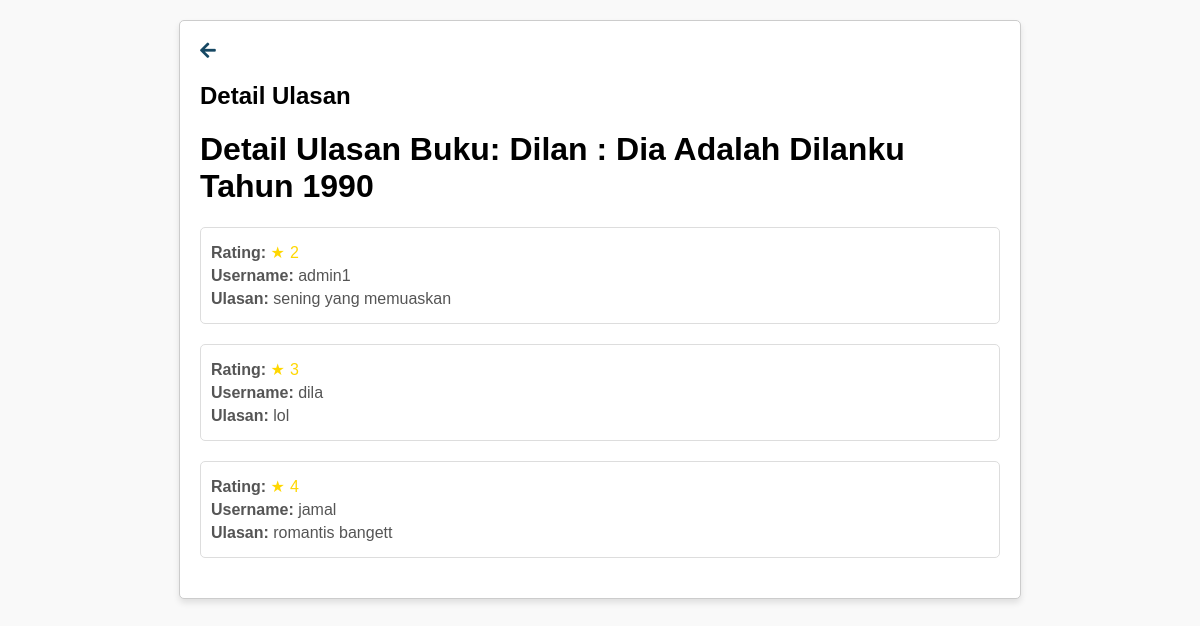
The page /admin/detail.php?id=12 (signed in) on the database its author committed.
### tables this page shows
CREATE TABLE `buku` (
  `buku_id` int(11) NOT NULL,
  `perpus_id` int(11) NOT NULL,
  `judul` varchar(100) NOT NULL,
  `cover` varchar(255) NOT NULL,
  `penulis` varchar(50) NOT NULL,
  `penerbit` varchar(50) NOT NULL,
  `tahun_terbit` int(11) NOT NULL,
  `deskripsi` varchar(10000) NOT NULL,
  `kategori_id` int(11) NOT NULL,
  `ketersediaan` int(50) NOT NULL,
  `file_pdf` varchar(1000) NOT NULL,
  `created_at` timestamp NOT NULL DEFAULT current_timestamp() ON UPDATE current_timestamp()
);

CREATE TABLE `buku_ulasan` (
  `ulasan_id` int(11) NOT NULL,
  `buku_id` int(11) NOT NULL,
  `user_id` int(11) NOT NULL,
  `ulasan` varchar(100) NOT NULL,
  `rating` int(11) NOT NULL,
  `created_at` timestamp NOT NULL DEFAULT current_timestamp() ON UPDATE current_timestamp()
);

CREATE TABLE `user` (
  `user_id` int(11) NOT NULL,
  `perpus_id` int(11) NOT NULL,
  `username` varchar(50) NOT NULL,
  `password` varchar(255) NOT NULL,
  `email` varchar(50) NOT NULL,
  `nama_lengkap` varchar(50) NOT NULL,
  `no_hp` varchar(50) NOT NULL,
  `alamat` varchar(50) NOT NULL,
  `role` varchar(50) NOT NULL,
  `created_at` timestamp NOT NULL DEFAULT current_timestamp() ON UPDATE current_timestamp()
);

### admin/detail.php (the view, shortened to what this page needs)
<!DOCTYPE html>
<html lang="en">
<head>
    <link rel="stylesheet" href="https://cdnjs.cloudflare.com/ajax/libs/font-awesome/5.15.4/css/all.min.css">
</head>
<body>
    <div class="container mt-4">
        <div class="back-btn">
            <a href="index_ulasan_buku.php"><i class="fas fa-arrow-left"></i></a>
        </div>
        <h2 class="text-center">Detail Ulasan</h2>
        <?php
        $servername = "localhost";
        $username = "root";
        $password = "";
        $dbname = "perpustakaan_digital";
        $conn = new mysqli($servername, $username, $password, $dbname);
        if (isset($_GET['id'])) {
            $buku_id = $_GET['id'];
            $query_buku = "SELECT judul FROM buku WHERE buku_id = $buku_id";
            $result_buku = $conn->query($query_buku);
            if ($result_buku->num_rows > 0) {
                $row_buku = $result_buku->fetch_assoc();
                echo "<h1>Detail Ulasan Buku: " . $row_buku['judul'] . "</h1>";
                $query_ulasan = "SELECT buku_ulasan.ulasan, buku_ulasan.rating, user.username
                                     FROM buku_ulasan
                                     INNER JOIN user ON buku_ulasan.user_id = user.user_id
                                     WHERE buku_ulasan.buku_id = $buku_id";
                $result_ulasan = $conn->query($query_ulasan);
                if ($result_ulasan->num_rows > 0) {
                    while ($row_ulasan = $result_ulasan->fetch_assoc()) {
                        echo '<div class="card">';
                        echo "<p><strong>Rating:</strong> <span class='rating'>" . $row_ulasan['rating'] . "</span></p>";
                        echo "<p><strong>Username:</strong> " . $row_ulasan['username'] . "</p>";
                        echo "<p><strong>Ulasan:</strong> " . $row_ulasan['ulasan'] . "</p>";
                        echo '</div>';
                    }
                } else {
                    echo "<p>Buku ini belum memiliki ulasan.</p>";
                }
            } else {
                echo "<p>Buku tidak ditemukan.</p>";
            }
        } else {
            echo "<p>Parameter id tidak diberikan.</p>";
        }
        ?>
    </div>
</body>
</html>

### admin/detail.php (style rules this page uses)
body { font-family: Arial, sans-serif; background-color: #f9f9f9; }
.container { max-width: 800px; margin: 20px auto; padding: 20px; border: 1px solid #ccc; border-radius: 5px; background-color: #fff; box-shadow: 0 4px 6px rgba(0, 0, 0, 0.1); }
.back-btn { margin-bottom: 20px; }
.back-btn a { text-decoration: none; color: #164863; font-size: 18px; }
.card { border: 1px solid #ddd; border-radius: 5px; padding: 10px; margin-bottom: 20px; }
.card p { margin: 5px 0; color: #555; }
.rating { color: gold; }
.rating::before { content: "\2605"; font-size: 16px; margin-right: 5px; }

### rows shown on the page
buku: judul "Dilan : Dia Adalah Dilanku Tahun 1990"
buku_ulasan: rating "2", user.username "admin1", ulasan "sening yang memuaskan"
buku_ulasan: rating "3", user.username "dila", ulasan "lol"
buku_ulasan: rating "4", user.username "jamal", ulasan "romantis bangett"
